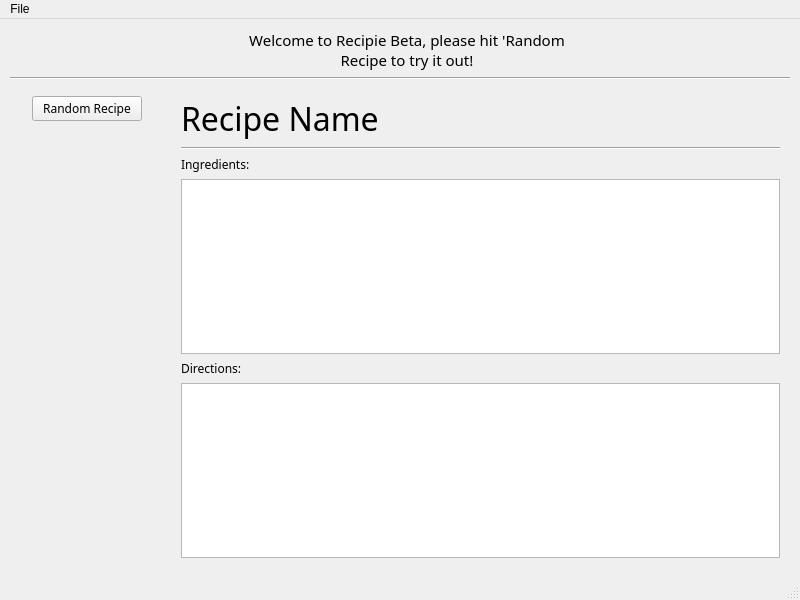
<?xml version="1.0" encoding="UTF-8"?>
<ui version="4.0">
 <class>MainWindow</class>
 <widget class="QMainWindow" name="MainWindow">
  <property name="geometry">
   <rect>
    <x>0</x>
    <y>0</y>
    <width>800</width>
    <height>600</height>
   </rect>
  </property>
  <property name="sizePolicy">
   <sizepolicy hsizetype="Minimum" vsizetype="Minimum">
    <horstretch>0</horstretch>
    <verstretch>0</verstretch>
   </sizepolicy>
  </property>
  <property name="minimumSize">
   <size>
    <width>800</width>
    <height>600</height>
   </size>
  </property>
  <property name="windowTitle">
   <string>recipie --TESTING--</string>
  </property>
  <widget class="QWidget" name="centralwidget">
   <layout class="QVBoxLayout" name="verticalLayout" stretch="0,0,1">
    <property name="leftMargin">
     <number>10</number>
    </property>
    <property name="topMargin">
     <number>10</number>
    </property>
    <property name="rightMargin">
     <number>10</number>
    </property>
    <property name="bottomMargin">
     <number>10</number>
    </property>
    <item>
     <layout class="QHBoxLayout" name="horizontalLayout_2" stretch="0,1,0,1,0">
      <item>
       <widget class="QLabel" name="labelRecipieLogo">
        <property name="sizePolicy">
         <sizepolicy hsizetype="Fixed" vsizetype="Fixed">
          <horstretch>0</horstretch>
          <verstretch>0</verstretch>
         </sizepolicy>
        </property>
        <property name="maximumSize">
         <size>
          <width>150</width>
          <height>75</height>
         </size>
        </property>
        <property name="text">
         <string/>
        </property>
        <property name="pixmap">
         <pixmap>../../../image/RecipieLogo.png</pixmap>
        </property>
        <property name="scaledContents">
         <bool>true</bool>
        </property>
       </widget>
      </item>
      <item>
       <spacer name="horizontalSpacer_2">
        <property name="orientation">
         <enum>Qt::Horizontal</enum>
        </property>
        <property name="sizeHint" stdset="0">
         <size>
          <width>40</width>
          <height>20</height>
         </size>
        </property>
       </spacer>
      </item>
      <item>
       <widget class="QLabel" name="label">
        <property name="sizePolicy">
         <sizepolicy hsizetype="Preferred" vsizetype="Fixed">
          <horstretch>0</horstretch>
          <verstretch>0</verstretch>
         </sizepolicy>
        </property>
        <property name="maximumSize">
         <size>
          <width>16777215</width>
          <height>16777215</height>
         </size>
        </property>
        <property name="font">
         <font>
          <family>Source Code Pro</family>
          <pointsize>11</pointsize>
         </font>
        </property>
        <property name="frameShape">
         <enum>QFrame::NoFrame</enum>
        </property>
        <property name="text">
         <string>Welcome to Recipie Beta, please hit 'Random Recipe to try it out!</string>
        </property>
        <property name="alignment">
         <set>Qt::AlignCenter</set>
        </property>
        <property name="wordWrap">
         <bool>true</bool>
        </property>
        <property name="margin">
         <number>10</number>
        </property>
       </widget>
      </item>
      <item>
       <spacer name="horizontalSpacer">
        <property name="orientation">
         <enum>Qt::Horizontal</enum>
        </property>
        <property name="sizeHint" stdset="0">
         <size>
          <width>40</width>
          <height>20</height>
         </size>
        </property>
       </spacer>
      </item>
      <item>
       <layout class="QVBoxLayout" name="verticalLayout_2" stretch=""/>
      </item>
     </layout>
    </item>
    <item>
     <widget class="Line" name="line_3">
      <property name="orientation">
       <enum>Qt::Horizontal</enum>
      </property>
     </widget>
    </item>
    <item>
     <layout class="QHBoxLayout" name="horizontalLayout" stretch="1,4">
      <item>
       <layout class="QVBoxLayout" name="verticalLayoutLeft" stretch="0,1">
        <property name="sizeConstraint">
         <enum>QLayout::SetMinimumSize</enum>
        </property>
        <property name="leftMargin">
         <number>10</number>
        </property>
        <property name="topMargin">
         <number>10</number>
        </property>
        <property name="rightMargin">
         <number>10</number>
        </property>
        <property name="bottomMargin">
         <number>10</number>
        </property>
        <item alignment="Qt::AlignHCenter">
         <widget class="QPushButton" name="pushButtonRandom">
          <property name="sizePolicy">
           <sizepolicy hsizetype="Fixed" vsizetype="Fixed">
            <horstretch>0</horstretch>
            <verstretch>0</verstretch>
           </sizepolicy>
          </property>
          <property name="minimumSize">
           <size>
            <width>110</width>
            <height>25</height>
           </size>
          </property>
          <property name="maximumSize">
           <size>
            <width>115</width>
            <height>30</height>
           </size>
          </property>
          <property name="font">
           <font>
            <family>Source Code Pro</family>
           </font>
          </property>
          <property name="toolTip">
           <string>Get A Random Recipe</string>
          </property>
          <property name="text">
           <string>Random Recipe</string>
          </property>
         </widget>
        </item>
        <item>
         <spacer name="verticalSpacer">
          <property name="orientation">
           <enum>Qt::Vertical</enum>
          </property>
          <property name="sizeHint" stdset="0">
           <size>
            <width>20</width>
            <height>40</height>
           </size>
          </property>
         </spacer>
        </item>
       </layout>
      </item>
      <item>
       <layout class="QVBoxLayout" name="verticalLayoutRecipeScrollArea" stretch="0,0,0,1,0,1">
        <property name="sizeConstraint">
         <enum>QLayout::SetMinimumSize</enum>
        </property>
        <property name="leftMargin">
         <number>10</number>
        </property>
        <property name="topMargin">
         <number>10</number>
        </property>
        <property name="rightMargin">
         <number>10</number>
        </property>
        <property name="bottomMargin">
         <number>10</number>
        </property>
        <item>
         <widget class="QLabel" name="labelRecipeName">
          <property name="font">
           <font>
            <family>Source Code Pro</family>
            <pointsize>24</pointsize>
           </font>
          </property>
          <property name="text">
           <string>Recipe Name</string>
          </property>
         </widget>
        </item>
        <item>
         <widget class="Line" name="line">
          <property name="orientation">
           <enum>Qt::Horizontal</enum>
          </property>
         </widget>
        </item>
        <item>
         <widget class="QLabel" name="labelRecipeIngredients">
          <property name="font">
           <font>
            <family>Source Code Pro</family>
           </font>
          </property>
          <property name="text">
           <string>Ingredients:</string>
          </property>
         </widget>
        </item>
        <item>
         <widget class="QTextBrowser" name="textBrowserRecipeIngredients">
          <property name="minimumSize">
           <size>
            <width>300</width>
            <height>100</height>
           </size>
          </property>
          <property name="maximumSize">
           <size>
            <width>16777215</width>
            <height>16777215</height>
           </size>
          </property>
          <property name="font">
           <font>
            <family>Source Code Pro</family>
           </font>
          </property>
         </widget>
        </item>
        <item>
         <widget class="QLabel" name="labelRecipeDirections">
          <property name="font">
           <font>
            <family>Source Code Pro</family>
           </font>
          </property>
          <property name="text">
           <string>Directions:</string>
          </property>
         </widget>
        </item>
        <item>
         <widget class="QTextBrowser" name="textBrowserRecipeDirections">
          <property name="minimumSize">
           <size>
            <width>300</width>
            <height>100</height>
           </size>
          </property>
          <property name="maximumSize">
           <size>
            <width>16777215</width>
            <height>16777215</height>
           </size>
          </property>
          <property name="font">
           <font>
            <family>Source Code Pro</family>
           </font>
          </property>
         </widget>
        </item>
       </layout>
      </item>
     </layout>
    </item>
   </layout>
  </widget>
  <widget class="QMenuBar" name="menubar">
   <property name="geometry">
    <rect>
     <x>0</x>
     <y>0</y>
     <width>800</width>
     <height>21</height>
    </rect>
   </property>
   <widget class="QMenu" name="menuFile">
    <property name="title">
     <string>File</string>
    </property>
    <addaction name="actionRandom"/>
    <addaction name="actionExit"/>
   </widget>
   <addaction name="menuFile"/>
  </widget>
  <widget class="QStatusBar" name="statusbar"/>
  <action name="actionExit">
   <property name="text">
    <string>Exit</string>
   </property>
  </action>
  <action name="actionRandom">
   <property name="text">
    <string>Random</string>
   </property>
  </action>
 </widget>
 <resources/>
 <connections/>
</ui>
